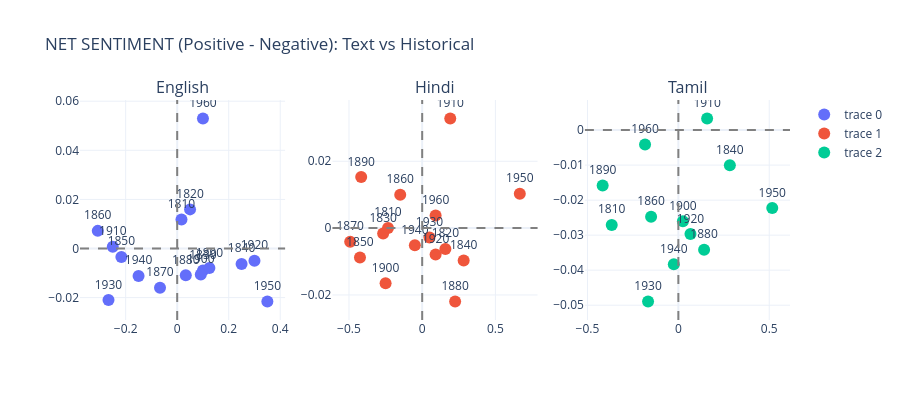

Write notebook code for a chart like this one.
### Code cell
# NET SENTIMENT SCATTER: All emotions combined
fig = make_subplots(rows=1, cols=3, subplot_titles=('English', 'Hindi', 'Tamil'))

POSITIVE = ['gratitude', 'joy', 'love']
NEGATIVE = ['anger', 'contempt', 'disgust', 'fear', 'frustration', 'sadness']

col = 1
for lang, merged_df in [('English', merged_english), ('Hindi', merged_hindi), ('Tamil', merged_tamil)]:
    if merged_df is not None and len(merged_df) > 0:
        # Calculate net
        text_pos = merged_df[POSITIVE].mean(axis=1)
        text_neg = merged_df[NEGATIVE].mean(axis=1)
        hist_pos = merged_df[[f'{e}_hist' for e in POSITIVE]].mean(axis=1)
        hist_neg = merged_df[[f'{e}_hist' for e in NEGATIVE]].mean(axis=1)
        
        text_net = text_pos - text_neg
        hist_net = hist_pos - hist_neg
        
        fig.add_trace(go.Scatter(
            x=hist_net, y=text_net,
            mode='markers+text',
            text=merged_df['decade'].astype(str),
            textposition='top center',
            marker=dict(size=12)
        ), row=1, col=col)
    col += 1

fig.add_hline(y=0, line_dash='dash', line_color='gray')
fig.add_vline(x=0, line_dash='dash', line_color='gray')

fig.update_layout(
    title='NET SENTIMENT (Positive - Negative): Text vs Historical',
    height=400, template='plotly_white'
)
fig.show()

### Figure 1 — Plotly figure (JSON) as saved in the notebook; plotly's stock layout.template omitted (floating-point values rounded to 4 significant figures)
{"data": [{"marker": {"size": 12}, "mode": "markers+text", "text": ["1810", "1820", "1830", "1840", "1850", "1860", "1870", "1880", "1890", "1900", "1910", "1920", "1930", "1940", "1950", "1960"], "textposition": "top center", "type": "scatter", "x": [0.01667, 0.05, 0.1, 0.25, -0.2167, -0.3083, -0.06667, 0.03333, 0.125, 0.09167, -0.25, 0.3, -0.2667, -0.15, 0.35, 0.1], "xaxis": "x", "y": [0.01178, 0.01594, -0.008951, -0.006273, -0.003412, 0.00719, -0.01598, -0.01092, -0.007959, -0.01059, 0.0007204, -0.004939, -0.02099, -0.01115, -0.02158, 0.05296], "yaxis": "y"}, {"marker": {"size": 12}, "mode": "markers+text", "text": ["1810", "1820", "1830", "1840", "1850", "1860", "1870", "1880", "1890", "1900", "1910", "1920", "1930", "1940", "1950", "1960"], "textposition": "top center", "type": "scatter", "x": [-0.2333, 0.1583, -0.2667, 0.2833, -0.425, -0.15, -0.4917, 0.225, -0.4167, -0.25, 0.1917, 0.09167, 0.05, -0.05, 0.6667, 0.09167], "xaxis": "x2", "y": [4.678e-05, -0.00624, -0.001648, -0.009699, -0.008804, 0.01, -0.004064, -0.02196, 0.01527, -0.01647, 0.03279, -0.007894, -0.002804, -0.005117, 0.01025, 0.003779], "yaxis": "y2"}, {"marker": {"size": 12}, "mode": "markers+text", "text": ["1810", "1840", "1860", "1880", "1890", "1900", "1910", "1920", "1930", "1940", "1950", "1960"], "textposition": "top center", "type": "scatter", "x": [-0.3667, 0.2833, -0.15, 0.1417, -0.4167, 0.025, 0.1583, 0.06667, -0.1667, -0.025, 0.5167, -0.1833], "xaxis": "x3", "y": [-0.02709, -0.01002, -0.02472, -0.03414, -0.01581, -0.02605, 0.003313, -0.02967, -0.04895, -0.03831, -0.02227, -0.004113], "yaxis": "y3"}], "layout": {"annotations": [{"font": {"size": 16}, "showarrow": false, "text": "English", "x": 0.1444, "xanchor": "center", "xref": "paper", "y": 1, "yanchor": "bottom", "yref": "paper"}, {"font": {"size": 16}, "showarrow": false, "text": "Hindi", "x": 0.5, "xanchor": "center", "xref": "paper", "y": 1, "yanchor": "bottom", "yref": "paper"}, {"font": {"size": 16}, "showarrow": false, "text": "Tamil", "x": 0.8556, "xanchor": "center", "xref": "paper", "y": 1, "yanchor": "bottom", "yref": "paper"}], "height": 400, "shapes": [{"line": {"color": "gray", "dash": "dash"}, "type": "line", "x0": 0, "x1": 1, "xref": "x domain", "y0": 0, "y1": 0, "yref": "y"}, {"line": {"color": "gray", "dash": "dash"}, "type": "line", "x0": 0, "x1": 1, "xref": "x2 domain", "y0": 0, "y1": 0, "yref": "y2"}, {"line": {"color": "gray", "dash": "dash"}, "type": "line", "x0": 0, "x1": 1, "xref": "x3 domain", "y0": 0, "y1": 0, "yref": "y3"}, {"line": {"color": "gray", "dash": "dash"}, "type": "line", "x0": 0, "x1": 0, "xref": "x", "y0": 0, "y1": 1, "yref": "y domain"}, {"line": {"color": "gray", "dash": "dash"}, "type": "line", "x0": 0, "x1": 0, "xref": "x2", "y0": 0, "y1": 1, "yref": "y2 domain"}, {"line": {"color": "gray", "dash": "dash"}, "type": "line", "x0": 0, "x1": 0, "xref": "x3", "y0": 0, "y1": 1, "yref": "y3 domain"}], "title": {"text": "NET SENTIMENT (Positive - Negative): Text vs Historical"}, "xaxis": {"anchor": "y", "domain": [0, 0.2889]}, "xaxis2": {"anchor": "y2", "domain": [0.3556, 0.6444]}, "xaxis3": {"anchor": "y3", "domain": [0.7111, 1]}, "yaxis": {"anchor": "x", "domain": [0, 1]}, "yaxis2": {"anchor": "x2", "domain": [0, 1]}, "yaxis3": {"anchor": "x3", "domain": [0, 1]}}}
